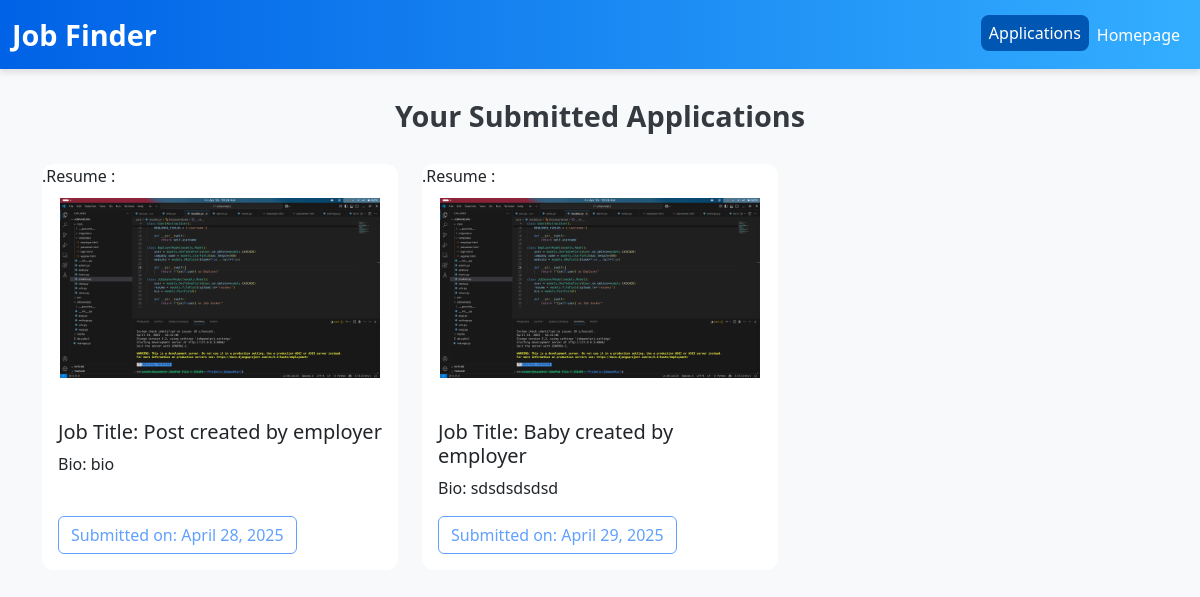
The page /applications (signed in) on the database its author committed.
### core/models.py (models this page shows, shortened)
class JobSeekerModel(models.Model):
    job = models.ForeignKey(EmployerModel,on_delete=models.CASCADE)
    user = models.ForeignKey(User,on_delete=models.CASCADE)
    resume = models.FileField(upload_to='resume/')
    bio = models.TextField()
    created_at = models.DateField(auto_now_add=True)

class EmployerModel(models.Model):
    user = models.ForeignKey(User,on_delete=models.CASCADE)
    company_name = models.CharField(max_length=300)
    website = models.URLField(blank=True , null=True)
    company_logo = models.ImageField(upload_to='company/')
    recruitment_requirements = models.TextField(max_length=50)
    post = models.CharField(max_length=100)
    created_at = models.DateField(auto_now_add=True)
    def __str__(self):
        return f"{self.post} created by {self.user}"

class User(AbstractUser):
    ROLE_CHOICES = [
        ('employer','Employer'),
        ('job_seeker',('Job_seeker'))
    ]
    username = models.CharField(max_length=30)
    email = models.EmailField(unique=True)
    password = models.CharField(max_length=30)
    role = models.CharField(max_length=30,choices=ROLE_CHOICES)
    USERNAME_FIELD ='email'
    REQUIRED_FIELDS = ['username']
    def __str__(self):
        return self.username

### core/views.py (the view)
# urls.py: path('applications',all_applied,name='applications'),
def all_applied(request):
    if request.user.role == 'job_seeker':
        jobseekerdata = JobSeekerModel.objects.filter(user = request.user)
        context = {'jobseekerdata':jobseekerdata}
        return render(request,'view_applied.html',context)
    return redirect('login')

### core/templates/view_applied.html (shortened to what this page needs)
<!DOCTYPE html>
<html lang="en">
<head>
  <link href="https://cdn.jsdelivr.net/npm/bootstrap@5.3.5/dist/css/bootstrap.min.css" rel="stylesheet">
</head>
<body>
<nav class="navbar navbar-expand-lg navbar-dark bg-dark">
  <div class="container-fluid">
    <a class="navbar-brand" href="#">Job Finder</a>
    <div class="collapse navbar-collapse" id="navbarSupportedContent">
      <ul class="navbar-nav ms-auto mb-2 mb-lg-0">
        <li class="nav-item">
          <a class="nav-link {% if request.resolver_match.url_name == 'applications' %}active{% endif %}" href="{% url 'applications' %}">Applications</a>
        </li>
        <li class="nav-item">
          <a class="nav-link {% if request.resolver_match.url_name == 'jobseeker' %}active{% endif %}" href="{% url 'jobseeker' %}">Homepage</a>
        </li>
      </ul>
    </div>
  </div>
</nav>
<div class="container">
  <h2 class="section-title">Your Submitted Applications</h2>
  <div class="row">
    {% if jobseekerdata %}
      {% for i in jobseekerdata %}
      <div class="col-md-4 d-flex align-items-stretch mb-4">
        <div class="card w-100">
          <p>.Resume : <img src="{{ i.resume.url }}" class="card-img-top" alt="{{ i.user }}"></p>
          <div class="card-body d-flex flex-column">
            <h5 class="card-title">Job Title: {{ i.job }}</h5>
            <p class="card-text">Bio: {{ i.bio|truncatewords:20 }}</p>
            <div class="mt-auto">
                <span class="btn btn-outline-primary disabled">Submitted on: {{ i.created_at }}</span>
            </div>
          </div>
        </div>
      </div>
      {% endfor %}
    {% else %}
      <div class="col-12">
        <div class="no-data">
          No applications have been submitted yet.
        </div>
      </div>
    {% endif %}
  </div>
</div>
</body>
</html>

### core/templates/view_applied.html (style rules this page uses)
body { background-color: #f8f9fa; }
.card { transition: transform 0.3s, box-shadow 0.3s; border: none; border-radius: 12px; overflow: hidden; }
.navbar { margin-bottom: 30px; box-shadow: 0 4px 6px rgba(0,0,0,0.1); background: linear-gradient(90deg, #0062E6, #33AEFF); }
.navbar-brand { font-weight: bold; font-size: 1.8rem; }
.nav-link { color: white !important; font-weight: 500; }
.nav-link.active { background-color: #0056b3; border-radius: 8px; padding: 6px 12px; }
.card-img-top { height: 200px; object-fit: contain; background-color: #fff; padding: 10px; }
.section-title { font-weight: bold; font-size: 1.8rem; margin-bottom: 30px; color: #343a40; text-align: center; }

### rows shown on the page
JobSeekerModel: resume (picture), job "Post created by employer", bio "bio", created_at "April 28, 2025"
JobSeekerModel: resume (picture), job "Baby created by employer", bio "sdsdsdsdsd", created_at "April 29, 2025"
